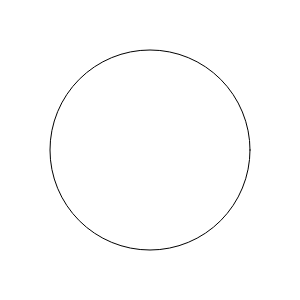
Frame 1 (no input)
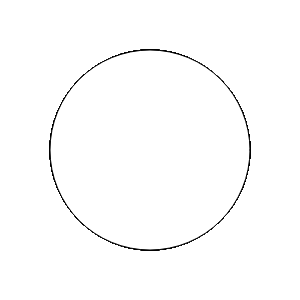
Frame 60 (no input)
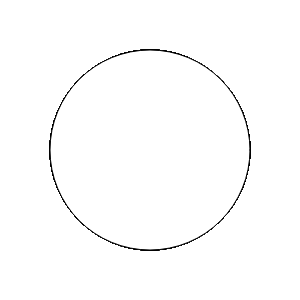
Frame 120 (the mouse pressed at the canvas centre since frame 60)

The p5.js sketch that drew these frames (run headless with seeded random() and noise() and a simulated clock; from frame 60 on, the mouse is pressed at the canvas centre):

// p5.js sketch
// ── sketch.js
let a=1;
function setup() {
	createCanvas(300, 300);
}
function draw() {
	if(a>1){
		fill(0);
		ellipse(150,150,200,200);
	}else{
		fill(255);
		ellipse(150,150,200,200);
	}
}
